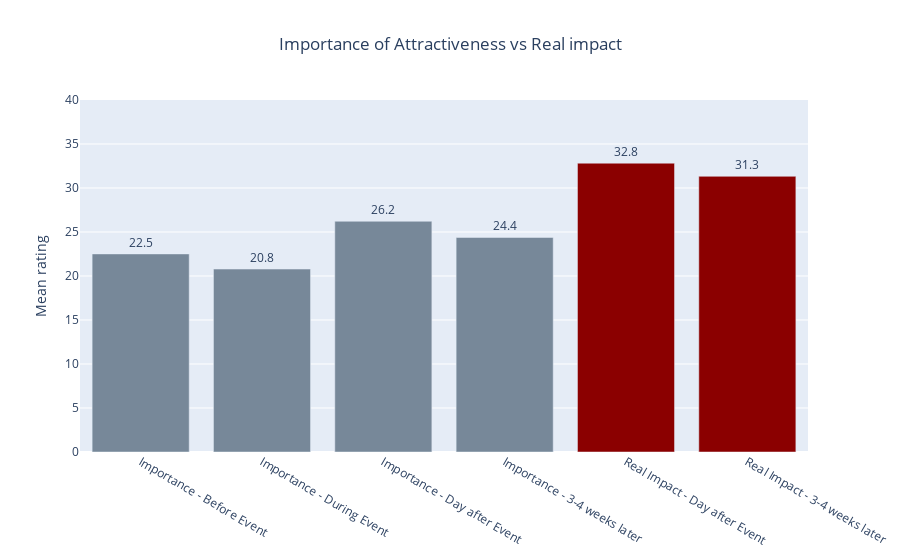

The cell this chart's notebook holds for it:
### Code cell
colors = ['lightslategray']*6
colors[-2:] = ['darkred']*2

fig = go.Figure(
    data = go.Bar(
        x = mean_scores['attribute'],
        y = mean_scores['mean score'],
        text = mean_scores['mean score'],
        textposition = 'outside',
        texttemplate = '%{text:.1f}',
        marker_color = colors),
    layout = go.Layout(
        title = go.layout.Title(text = 'Importance of Attractiveness vs Real impact', x = 0.5),
        yaxis = go.layout.YAxis(title = 'Mean rating', range = [0, 40])
    )
)

fig.show()

### Figure 1 — Plotly figure (JSON) as saved in the notebook; plotly's stock layout.template omitted (floating-point values rounded to 4 significant figures)
{"data": [{"marker": {"color": ["lightslategray", "lightslategray", "lightslategray", "lightslategray", "darkred", "darkred"]}, "text": [22.51, 20.79, 26.22, 24.38, 32.82, 31.33], "textposition": "outside", "texttemplate": "%{text:.1f}", "type": "bar", "x": ["Importance - Before Event", "Importance - During Event", "Importance - Day after Event", "Importance - 3-4 weeks later", "Real Impact - Day after Event", "Real Impact - 3-4 weeks later"], "y": [22.51, 20.79, 26.22, 24.38, 32.82, 31.33]}], "layout": {"title": {"text": "Importance of Attractiveness vs Real impact", "x": 0.5}, "yaxis": {"range": [0, 40], "title": {"text": "Mean rating"}}}}
